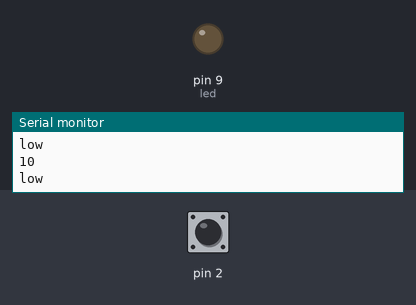
Simulated run of this sketch. Board: Arduino Uno, built with avr-gcc and run on an emulated ATmega328P. Shown: output pins drawn as LEDs (lit = HIGH), the last lines printed to the serial monitor. Inputs (shaded band) come from the test bench; at power-on: pin 2 HIGH.

Above: at 1.2 s.
1.3 s: pin 2 pulled LOW for 0.15 s
At 1.41 s:
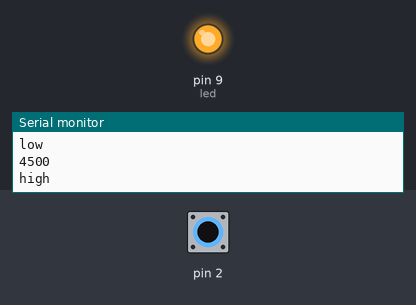
2.9 s: pin 2 pulled LOW for 3.2 s
At 6.7 s:
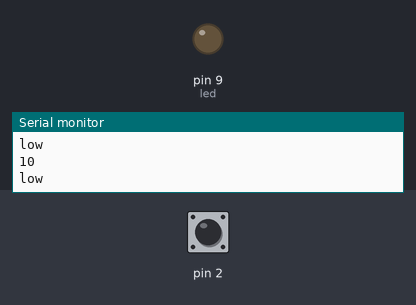
Timing chart, 0 to 8.2 s (numbered marks = the images above; inputs shaded):
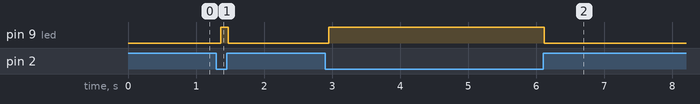

Measured:
- after the input at 1.3 s, pin 9 (led): LOW → HIGH after 0.06 s, → LOW 0.11 s later
- after the input at 2.9 s, pin 9 (led): LOW → HIGH after 0.05 s, → LOW 3.2 s later

The sketch:

D_Capacitive_led.ino
```cpp
 #include <CapacitiveSensor.h>

/*
* CapitiveSense Library Demo Sketch
* Paul Badger 2008
* Slightly adapted by Bare Conductive 2011
* Uses a high value resistor e.g. 10 megohm between send pin and receive pin
* Resistor effects sensitivity, experiment with values, 50 kilohm - 50 megohm. Larger resistor values yield larger sensor values.
* Receive pin is the sensor pin - try different amounts of Bare Paint
* Best results are obtained if sensor foil and wire is covered with an insulator such as paper or plastic sheet
*/

int led = 9;      // PWM pin that the LED is on.  n.b. PWM 0 is on digital pin 9
int threshold = 100;

CapacitiveSensor   cs_4_2 = CapacitiveSensor(4,2);        // 10M resistor between pins 4 & 2, pin 2 is sensor pin, add a wire and or foil if desired
//CapacitiveSensor   cs_4_6 = CapacitiveSensor(4,6);        // 10M resistor between pins 4 & 6, pin 6 is sensor pin, add a wire and or foil
//CapacitiveSensor   cs_4_8 = CapacitiveSensor(4,8);        // 10M resistor between pins 4 & 8, pin 8 is sensor pin, add a wire and or foil

void setup()
{
   cs_4_2.set_CS_AutocaL_Millis(0xFFFFFFFF);     // turn off autocalibrate on channel 1 - just as an example
   Serial.begin(9600);
   pinMode(led, OUTPUT);
}

void loop()
{
    long start = millis();
    long total1 =  cs_4_2.capacitiveSensor(30);
    //long total2 =  cs_4_6.capacitiveSensor(30);
    //long total3 =  cs_4_8.capacitiveSensor(30);

   // Serial.print(millis() - start);        // check on performance in milliseconds
   // Serial.print("\t");                    // tab character for debug windown spacing

    Serial.println(total1);                  // print sensor output 1

    if(total1 > threshold ){
        digitalWrite(led, HIGH);
        Serial.println("high");
    }else{
        digitalWrite(led, LOW);
        Serial.println("low");
    }

    delay(100);

                                             //OPTIONAL: To use additional sensors,change Serial.println to Serial.print for proper window spacing
   // Serial.print("\t");
   // Serial.print(total2);                  // print sensor output 2
   // Serial.print("\t");
   // Serial.println(total3);                // print sensor output 3

    delay(10);                             // arbitrary delay to limit data to serial port
}
```
